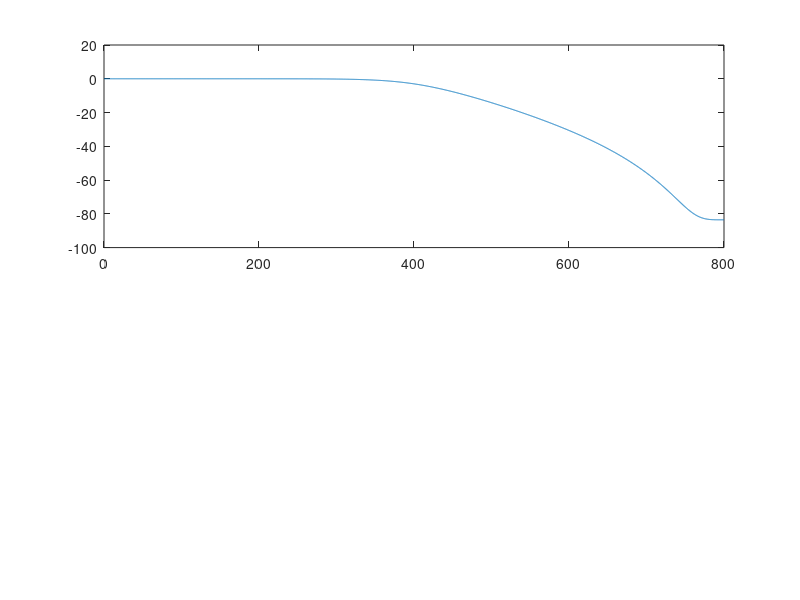

This figure's MATLAB source: (Note: this script raises an error after producing the figure.)
%% 62743 DSP -- E25 Exam -- Working Script  (reexam: genløsning af dumpet eksamen)
% Exam PDF:     Obsidian\Archive\3rd Semester\DSP\62743 E25 Exam v3.pdf
% Solution PDF: Obsidian\Archive\3rd Semester\DSP\Exercises\Exams\Solutions\62743 E25 Exam student solutions.pdf
%               (officiel facitliste -- absolut sandhedskilde)
% Egen note:    Obsidian\Archive\3rd Semester\DSP\Exercises\Exams\E25 Exam.md
%               (egen efterrationaliseret løsning -- kan indeholde fejl,
%                stol på solution PDF / notebooklm i stedet)
%
% Eksamensdato:   12. december 2025  (Mads, s246132)
% Vægtning:       P1 40% (Z-domæne, matematik) | P2 30% (IIR) | P3 30% (FIR)
% Date attempted:
% Time target:    4 timers hard cap
% Self-score:     / total marks
%
% Arbejdsgang: skriv svar som "%%"-Svar-blokke MENS du regner. Til sidst:
% i mappen 3.semester\DSP  ->  pretty E25_new.m   (giver pæn PDF).
% Flows: [[LTI z-transform flow]] / [[Filter analysis and FFT flow]] / [[FIR window design flow]].

clear; clc; close all;
addpath('C:\Users\Mads2\DTU\3.semester\DSP\Helpers');

%% Problem 1 -- Z-domæne analyse   [MATEMATIK -- 40%]
% Kausalt diskret LTI-system T med overføringsfunktion H(z).
%   Nulpunkter: z = -2,  (1+i)/2,  (1-i)/2
%   Poler:      p = 0,    1/3,      2/3
%   Bibetingelse: H(1) = 1

%% 1-1  Pol-/nulpunktsdiagram
% - Skitsér/plot pol-/nulpunktsdiagram i det komplekse z-plan.
% - Marker enhedscirklen.



%%
% *Svar 1-1:* TODO

%% 1-2  Overføringsfunktion H(z) og ROC
% - Opskriv H(z) på faktoriseret form ud fra poler/nulpunkter.
% - Brug H(1) = 1 til at bestemme forstærkningskonstanten.
% - Udvid til polynomieform (b, a). Angiv ROC for det kausale system.



%%
% *Svar 1-2:* TODO

%% 1-3  Stabilitetsanalyse
% - Er systemet stabilt? Argumentér ud fra polernes placering ift.
%   enhedscirklen (kausalt + stabilt <=> alle poler |p| < 1).



%%
% *Svar 1-3:* TODO

%% 1-4  Z-transformation af signal
% Signal:  x1[n] = (sqrt(2)/2)^n * sin(pi/4 * n) * u[n]
% Given formel:
%   Z{ a^n sin(w0 n) u[n] } = a z^-1 sin(w0)
%                             ---------------------------------
%                             1 - 2 a z^-1 cos(w0) + a^2 z^-2 ,  |z| > |a|
% - Identificér a og w0, opskriv X1(z), angiv ROC.



%%
% *Svar 1-4:* TODO

%% 1-5  Udgangens Z-transformation Y1(z)
% - Y1(z) = H(z) * X1(z).  Opskriv produktet (og reducér hvis muligt).



%%
% *Svar 1-5:* TODO

%% 1-6  Udgangssignal y1[n]
% - Find y1[n] ved invers Z-transformation (delbrøksopspaltning).



%%
% *Svar 1-6:* TODO

%% 1-7  Minimumfase- og all-pass-dekomposition
% - Dekomponér H(z) = H_min(z) * H_ap(z).
% - Flyt nulpunkt(er) uden for enhedscirklen via all-pass-sektion.
% - Verificér: |H_ap(e^jw)| = 1 (0 dB) for alle w.



%%
% *Svar 1-7:* TODO

%% Problem 2 -- IIR-filter analyse (Direct Form II)   [FILTER -- 30%]
% Digitalt LAVPASfilter givet i Direct Form II (koefficienter aflæst fra
% blokdiagram i eksamen). Filteret har -3 dB ved 400 Hz (passer iflg. facit).
%
% ⚠️ FÆLDE (årsag til dump): feedback-tapsne -0.4860 og -0.0177 sidder
% EFTER hhv. 2. og 4. z^-1-blok i DF-II-diagrammet -> de hører til z^-2
% og z^-4, IKKE z^-1 og z^-2. Nævneren er derfor:
%   A(z) = 1 + 0.486 z^-2 + 0.0177 z^-4   (nuller indsat ved z^-1 og z^-3)
% Læs delay-positionerne i diagrammet nøje før du opskriver a.

B2  = [0.0940, 0.3759, 0.5639, 0.3759, 0.0940];   % tæller: z^0..z^-4
A2  = [1, 0, 0.4860, 0, 0.0177];                   % nævner: z^-2 og z^-4
Fs2 = 1600;            % samplingsfrekvens [Hz]
Ts2 = 1/Fs2;

%% 2-1  Overføringsfunktion og frekvensrespons  (6 delopgaver)
% - Opskriv overførselsfunktionen H(z) = B2(z)/A2(z).
% - Plot |H| i dB som funktion af F = f*Fs [Hz], 0 .. Fs/2 (freqz).
% - Dæmpning ved 400 Hz? Passer det med filterbeskrivelsen? (facit: ~3 dB, ja)
% - Dæmpning ved 600 Hz? (aflæs på plottet -- facit: ~30.6 dB)
% - Plot fasen af frekvensresponset.
% - Er fasen i pasbåndet lineær? Forventet ud fra filtertypen? (IIR -> nej)

Hz = tf(B2, A2, Ts2, 'Variable','z^-1'); %laver overførselsfunktion vha.tf
Hz %printer overførselsfunktion


[H, f] = freqz(B2, A2, 4096, Fs2);

figure
subplot(2,1,1)
hH = plot(f, 20*log10(abs(H)), 'DisplayName','|H(f)|');
hold on
x1 = xline(400,  '--g', 'DisplayName','400 Hz');
y1 = yline(-3,   '--r', 'DisplayName','-3 dB');
x2 = xline(600,  '--b', 'DisplayName','600 Hz');
y2 = yline(-30.61,'--y','DisplayName','-30.61 dB');
title('Magnitude Response')
xlabel('Hz'); ylabel('dB'); grid on
legend([hH x1 y1 x2 y2], 'Location','best')
grid on;

subplot(2,1,2)
plot(f, unwrap(angle(H)))
title('Phase Response')
xlabel('Hz'); ylabel('rad');
grid on;
hold off;


%dæmpning ved 400 og 600Hz
dB = 20*log10(abs(freqz(B2, A2, [400 600], Fs2)))   % -> -3.01 dB, -30.61 dB

%%
% *Svar 2-1:* Dæmpningen ved 400Hz er -3dB som stemmer overens med
% filterets spec. Dæmpningen ved 600Hz aflæses på plottet til at være
% -30.61 dB. Fasen er ikke linieært, dette stemmer overens med at filteret er
% et IIR filter

%% 2-2  Pol-/nulpunktsdiagram og impulsrespons
% - Plot poler/nulpunkter (roots(B2)/roots(A2) eller zplane). Stabil?
% - Plot impulsresponsen. Endelig eller uendelig?

nulpunkter = roots(B2)
poler      = roots(A2)

figure
zplane(B2, A2)

n   = -10:30;
imp = [zeros(1,10) 1 zeros(1,30)];   % unit impulse at n=0 (index 11)
IR  = filter(B2, A2, imp);
figure
stem(n, IR)
xlabel('Sample number, n'); ylabel('amplitude'); grid on


%%
% *Svar 2-2:* Filteret er stabilt da polerne er indenfor enhedscirklen, og
% vi kan også se at impulsresponset går mod 0.

%% 2-3  Sampling af analogt signal
% XA(t) = A1*cos(2*pi*F1*t) + A2c*cos(2*pi*F2*t) + A3*cos(2*pi*F3*t)
F1 = 100;   A1  = 1;
F2 = 300;   A2c = 2;
F3 = 600;   A3  = 3;
Nfft2 = 2^14;          % antal samples

% - Aliasering ved Fs = 1600 Hz?  (Nyquist vs. højeste signalfrekvens)
% - Generér og plot det samplede signal.

t2 = 0:Ts2:(Nfft2-1)*Ts2;        % fuld diskret tidsvektor, N=2^14 samples (Ts2 findes allerede)
XA_sampled = A1*cos(2*pi*F1*t2) + A2c*cos(2*pi*F2*t2) + A3*cos(2*pi*F3*t2);

figure
stem(t2, XA_sampled, '.');
xlim([0 0.05]);                  % vis kun 0..0.05 s -- signalet findes for hele N
xlabel('Time [s]'); ylabel('Amplitude [a.u.]'); grid on
%%
% *Svar 2-3:* Maksimale signalfrekvens er 800Hz da Fs=1600Hz

%% 2-4  Frekvensspektrum
% - Beregn FFT af det samplede signal (en-sidet, normér med N).
% - Plot |spektrum| vs. F = f*Fs [Hz].
% - Aflæs linjefrekvenser og amplituder. Stemmer med F1/F2/F3?

XA = fftshift(fft(XA_sampled) / Nfft2);
f  = frequency_vec(Fs2, Nfft2);

figure;
plot(f, abs(XA), 'LineWidth', 1.5);
xlabel('f·F_s  [Hz]'); ylabel('|X_A[k]|');
title('Spectrum of x_A[n], F_s = 1600 Hz'); grid on;


%%
% *Svar 2-4:* vi ser ingen alliasering af de 3 frekvenser F1 F2 & F3, og
% deres amplituder stemmer også overerns med dem der er givet i
% specifikationen, fx A3=3 ( vi ser F3 har en amplitude på 1.5 på hver side
% af spektret hvilket giver 3)

%% 2-5  Filtrering
% - Filtrér det samplede signal: y = filter(B2, A2, x).
% - FFT af det filtrerede signal; plot spektrum før/efter.
% - Dæmpning ved 100, 300, 600 Hz. Sammenlign med |H| fra 2-1.

xa_filt = filter(B2, A2, XA_sampled);
XA_filt = fftshift(fft(xa_filt) / Nfft2);          % samme skalering som 2-4

figure
h = plot(f, abs(XA_filt), 'LineWidth',1.5);        % fang handle til datatip
xlabel('Frequency [Hz]'); ylabel('|X|'); grid on
title('Spektrum af det filtrerede signal')
for F = [100 300 600]
    [~, idx] = min(abs(f - F));                    % nærmeste bin (f, ikke f_v)
    datatip(h, 'DataIndex', idx);
end

A600=0.0442224; % aflæst på graf

A600_in  = 1.5;                                    % oprindelig amplitude 600 Hz = A3/2
A_600_dB = 20*log10(A600 / A600_in)                % -> ca. -30.6 dB


%%
% *Svar 2-5:* Efter filtrering aflæses amplituderne til ca. 0.50 ved 100 Hz,
% 0.98  ved 300 Hz og 0.044 ved 600 Hz. Dæmpningen ved 600 Hz er
% 20*log10(0.044/1.5) ≈ -30.6 dB. Dette stemmer overens med dæmpningen
% fundet fra |H| i 2-1 (≈ -30.61 dB ved 600 Hz).

%% Problem 3 -- FIR højpasfilter via vindue (Fourier-metode)  [FILTER -- 30%]
% FIR HØJPAS designet med vinduesmetoden (Fourier-transform-design).

Fpass3 = 1750;         % pasbånds-kant [Hz]
Fstop3 = 1250;         % stopbånds-kant [Hz]
AsdB3  = 20;           % stopbåndsdæmpning [dB]
Fs3    = 5000;         % samplingsfrekvens [Hz]

%% 3-1  Vinduesvalg og ordenberegning
% - Vis at cut-off er midtpunktet:  Fc = (Fpass+Fstop)/2 = 1500 Hz.
% - Normaliseret digital cut-off:   f_c = Fc/Fs  ->  wc = 2*pi*f_c.
% - Overgangsbånd dF = |Fpass-Fstop| og normaliseret dF/Fs.
% - Vælg vindue der lige opfylder As = 20 dB (se appendix-tabel).
% - Beregn antal taps N  (helper: MK_values).

Fc=(Fpass3+Fstop3)/2

f_c = Fc/Fs3;
wc= 2*pi*f_c

F_sharpnes = abs(Fstop3-Fpass3)/Fs3

n_taps = ceil(0.9/F_sharpnes)



%%
% *Svar 3-1:* Fc er udregnet ovenfor, wc bestemt til 1.8850. Fsharpnes
% bestemt til 0.1. For at opfylde stopbåndsdæmpningen på 20 dB vælges et
% Rectangulært vindue. Ntaps udregnet til 9

%% 3-2  Impulsrespons
% Ideel HØJPAS:  h_d[n] = delta[n] - (wc/pi) * sinc(wc*n/pi)
% - Beregn h_d[n], påtryk det valgte vindue, gør filteret kausalt
%   (forskyd med M). Plot h[n].   (helpers: FIR_fourier, FIR_window)

M_values = n_taps - 1        
K_values = M_values / 2

      
n3=-K_values:K_values;

h=FIR_fourier("HP",n3,wc);

figure;
stem(0:M_values, h);
title('Impulsrespons');
grid on;


%%
% *Svar 3-2:* M = 8, K = 4. Ideelt højpas via Fourier-metoden,
% h[n] = -(wc/pi)*sinc(wc*n/pi) med midtersample (pi-wc)/pi. Rektangulært
% vindue -> kun trunkering (ingen vindues-multiplikation). Filteret gøres
% kausalt ved at forskyde K=4 samples, så n går 0..M (symmetrisk -> lineær fase).

%% 3-3  Frekvensrespons og verifikation
Hz3 = tf(h, 1, 1/Fs3, 'Variable','z^-1')      % overførselsfunktion (h = impulsrespons fra 3-2)

[H3, f3] = freqz(h, 1, 1024, Fs3);            % NB: ny variabel H3, overskriv ikke h

figure
hLine = plot(f3, 20*log10(abs(H3)), 'LineWidth',1.5);   % fang handle
title('Magnitude Response'); xlabel('F = f·F_s [Hz]'); ylabel('|H| [dB]')
xline(Fc,'--g','F_c'); xline(Fpass3,'--g','F_{pass}'); xline(Fstop3,'--g','F_{stop}');
yline(-AsdB3,'--k','-20 dB'); grid on

for F = [1250 1750]
    [~, idx] = min(abs(f3 - F));
    datatip(hLine, 'DataIndex', idx);
end

%%
% *Svar 3-3:* Ved F_stop = 1250 Hz aflæses dæmpningen på datatip til
% ca. -20 dB (>= 20 dB krav netop opfyldt), og pasbåndet F >= 1750 Hz
% ligger nær 0 dB. Filteret opfylder dermed stopbåndskravet.

%% 3-4  Faserespons og linearitet
% - Plot fasen. Er den lineær i pasbåndet?
% - Argumentér ud fra impulsresponsens symmetri (Type I/II FIR).



%%
% *Svar 3-4:* TODO

%% 3-5  Redesign med As = 40 dB
% - Vælg nyt vindue der opfylder 40 dB (se appendix). Ny orden N.
% - Genberegn h[n] med det nye vindue.



%%
% *Svar 3-5:* TODO

%% 3-6  Verifikation af redesignet filter
% - Plot |H| i dB; verificér >= 40 dB dæmpning ved Fstop.
% - Sammenlign overgangsbåndsbredde med 20 dB-designet (trade-off).



%%
% *Svar 3-6:* TODO

%% --- Scratch / sandbox ---



%% Appendix -- FIR vinduer (referencetabel)
%{
Vindue        | Stopbåndsdæmp. As | Ntaps-formel (dF = |Fstop-Fpass|/Fs)
--------------|-------------------|-------------------------------------
Rektangulær   |  21 dB            | Ntaps = 0.9 / dF
Hann          |  44 dB            | Ntaps = 3.1 / dF
Hamming       |  53 dB            | Ntaps = 3.3 / dF
Blackman      |  74 dB            | Ntaps = 5.5 / dF

Tommelfinger: vælg det MINDSTE vindue hvis As stadig opfyldes
(smallere overgangsbånd for given orden). Rund Ntaps OP til ulige
heltal (Type-I lineær fase). M = Ntaps-1, K = M/2.
Cut-off = midtpunkt af overgangsbåndet: f_c = Fc/Fs, wc = 2*pi*f_c.
(verificeret mod E25-facit + notebooklm)
%}
